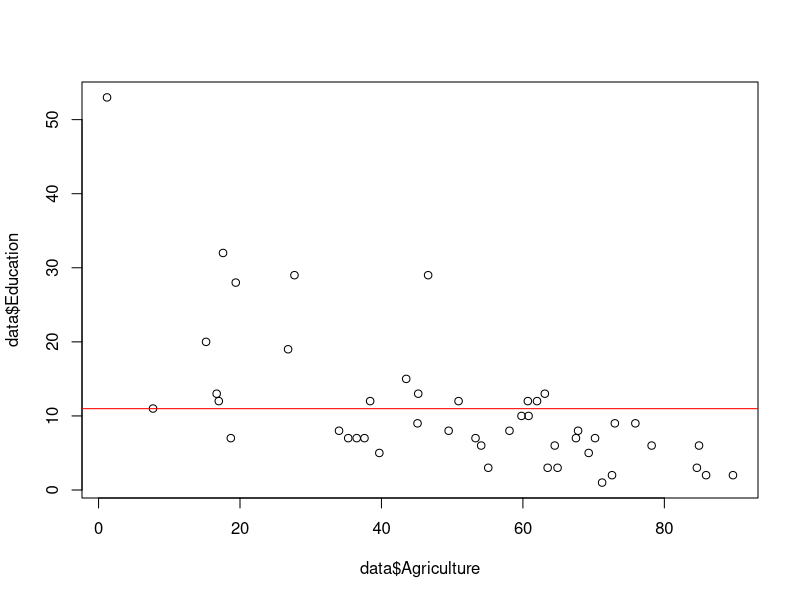
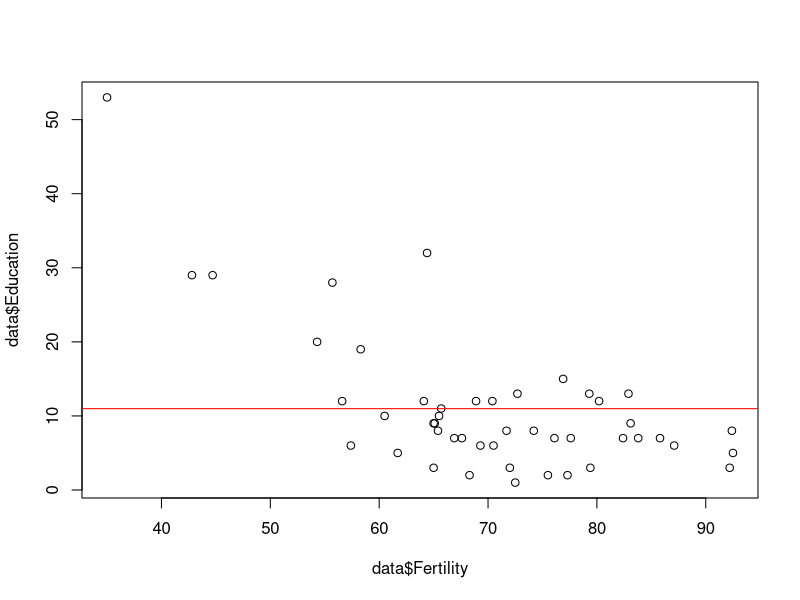
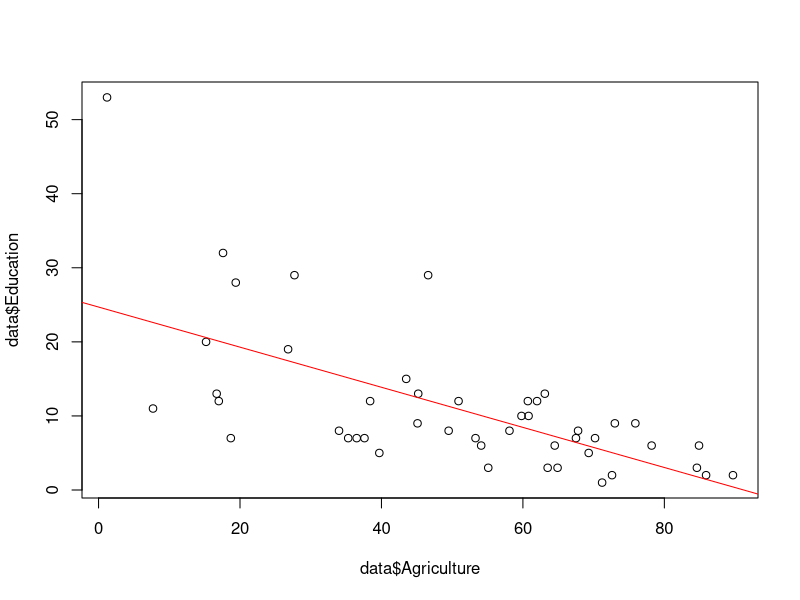
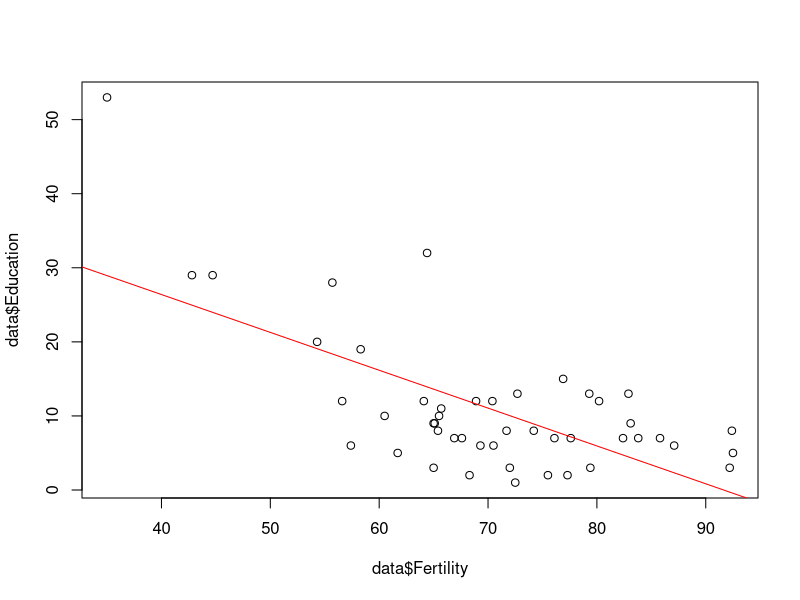

These charts were generated, in order, by the following R code:
library("lmtest") #подключаем библиотеку lmtest для работы с линейной регрессией
data = swiss #подключаем набор данных swiss

#Объясняемая переменная: Education
#Объясняющие переменные (регрессоры): Agriculture, Fertility

#//////////////////////////////////////////////
#1) Вычислить средние значения, десперсии и СКО
#Вычисляем средние значения Education, Agriculture, Fertility
mean(data$Education) # 10.97872
mean(data$Agriculture) # 50.65957
mean(data$Fertility) # 70.14255

#для иллюстрации наших зависимостей
plot(data$Agriculture, data$Education) + abline(a = 10.97872, b = 0, col = "red")
plot(data$Fertility, data$Education) + abline(a = 10.97872, b = 0, col = "red")

#Вычисляем дисперсии Education, Agriculture, Fertility
var(data$Education) # 92.45606 (дисперсия малая, т.к. меньше 100)
var(data$Agriculture) # 515.7994 (большая дисперсия)
var(data$Fertility) # 156.0425 (большая дисперсия)

#Вычисляем средние квадраты отклонений Education, Agriculture, Fertility
sd(data$Education) # 9.615407 (приемлемое СКО)
sd(data$Agriculture) # 22.71122 (большое)
sd(data$Fertility) # 12.4917 (большое)


#/////////////////////////////////////////////
#2) Построить зависимости вида y = a + bx (y - объясняемая переменная, x - регрессор)
model1 = lm(Education~Agriculture, data)
summary(model1)
#Education=24.69527-0.27076*Agriculture (график накланен вниз)
#R^2=0.3959 (хорошая зависимость)
#"***" у регрессора (между переменными есть взаимосвязь)
model2 = lm(Education~Fertility, data)
summary(model2)
#Education=46.81788-0.51095*Fertility  (график наклонен вниз)
#R^2=0.4282 (хорошая зависимость)
#"***" у регрессора (между переменными есть взаимосвязь)

#изображаем получившиеся графики наших зависимостей
#для model1
plot(data$Agriculture, data$Education) + abline(a = 24.69527, b = -0.27076, col = "red")
#для model2
plot(data$Fertility, data$Education) + abline(a = 46.81788, b = -0.51095, col = "red")
